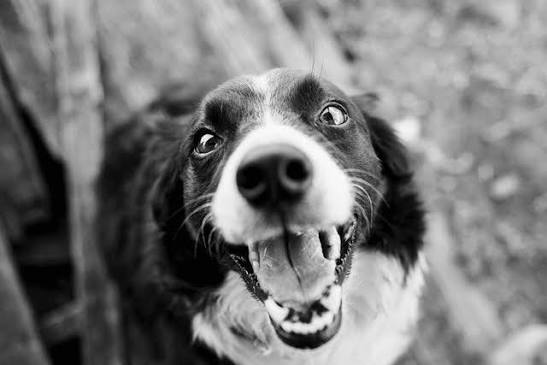
#> input picture IPP_PracticalFile2/clean_image.jpg, 547 x 365 px
$ jupyter execute Problem_2.ipynb   (older library calls are emulated)
#> lines starting #> are read from the running program, lines starting #| are printed output that depends on the picture
# IPP Practical File 2

Swanand Wirkar 20251051 BDA

## Problem Statement

Problem 2: Noise Sensitivity Experiment
Load a clean grayscale image, add Gaussian and salt-and-pepper noise, then apply Sobel and Laplacian. Evaluate noise sensitivity, edge clarity, and useful preprocessing.

[cell 1]
import cv2
import numpy as np
import matplotlib.pyplot as plt

image = cv2.imread("clean_image.jpg", cv2.IMREAD_GRAYSCALE)
#> image is the input picture: shape (365, 547); min 0, max 255, mean 120.7
if image is None:
    raise FileNotFoundError("Place a clean image named clean_image.jpg in the notebook folder.")
rng = np.random.default_rng(42)
gaussian = np.clip(image.astype(np.float32) + rng.normal(0, 20, image.shape), 0, 255).astype(np.uint8)
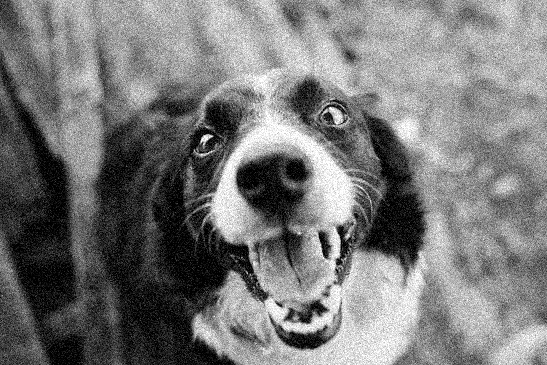
#> gaussian: shape (365, 547); min 0, max 255, mean 120.6
sp = image.copy(); r = rng.random(image.shape); sp[r < 0.02] = 0; sp[r > 0.98] = 255
#> after `sp[r > 0.98] = 255`:
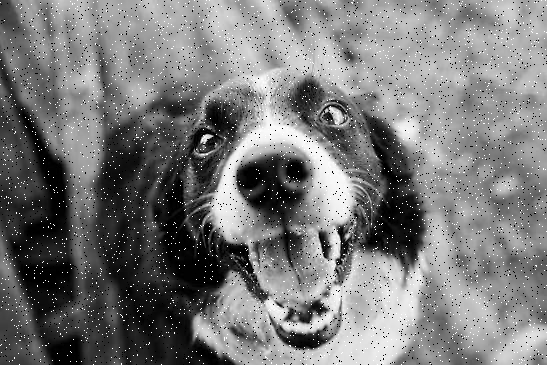
#> sp: shape (365, 547); min 0, max 255, mean 121

def edges(img, method):
    if method == "Sobel":
        gx = cv2.Sobel(img, cv2.CV_64F, 1, 0, ksize=3); gy = cv2.Sobel(img, cv2.CV_64F, 0, 1, ksize=3)
        return cv2.convertScaleAbs(cv2.magnitude(gx, gy))
    return cv2.convertScaleAbs(cv2.Laplacian(img, cv2.CV_64F, ksize=3))

samples = [("Clean", image), ("Gaussian noise", gaussian), ("Salt-and-pepper noise", sp)]
fig, ax = plt.subplots(3, 3, figsize=(12, 11))
for i, (name, img) in enumerate(samples):
    ax[i,0].imshow(img, cmap="gray"); ax[i,0].set_title(name)
    ax[i,1].imshow(edges(img, "Sobel"), cmap="gray"); ax[i,1].set_title("Sobel")
    ax[i,2].imshow(edges(img, "Laplacian"), cmap="gray"); ax[i,2].set_title("Laplacian")
#> this loop made 3 passes
#> name on passes 1 to 3: 'Clean', 'Gaussian noise', 'Salt-and-pepper noise'
#> pass 1, in edges, `gx = cv2.Sobel(img, cv2.CV_64F, 1, 0, ksize=3)`:
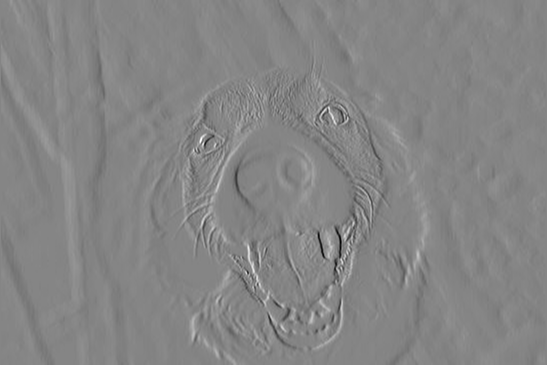
#> gx: shape (365, 547) float64; min -945, max 866, mean 1.1; drawn with min black and max white
#> pass 1, in edges, `gy = cv2.Sobel(img, cv2.CV_64F, 0, 1, ksize=3)`:
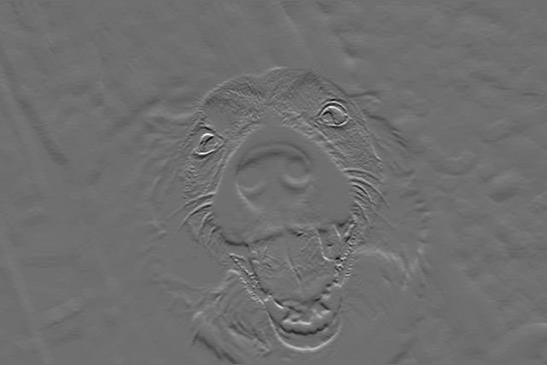
#> gy: shape (365, 547) float64; min -715, max 921, mean -1.1; drawn with min black and max white
for a in ax.ravel(): a.axis("off")
plt.tight_layout(); plt.show()
#> after `plt.tight_layout()`:
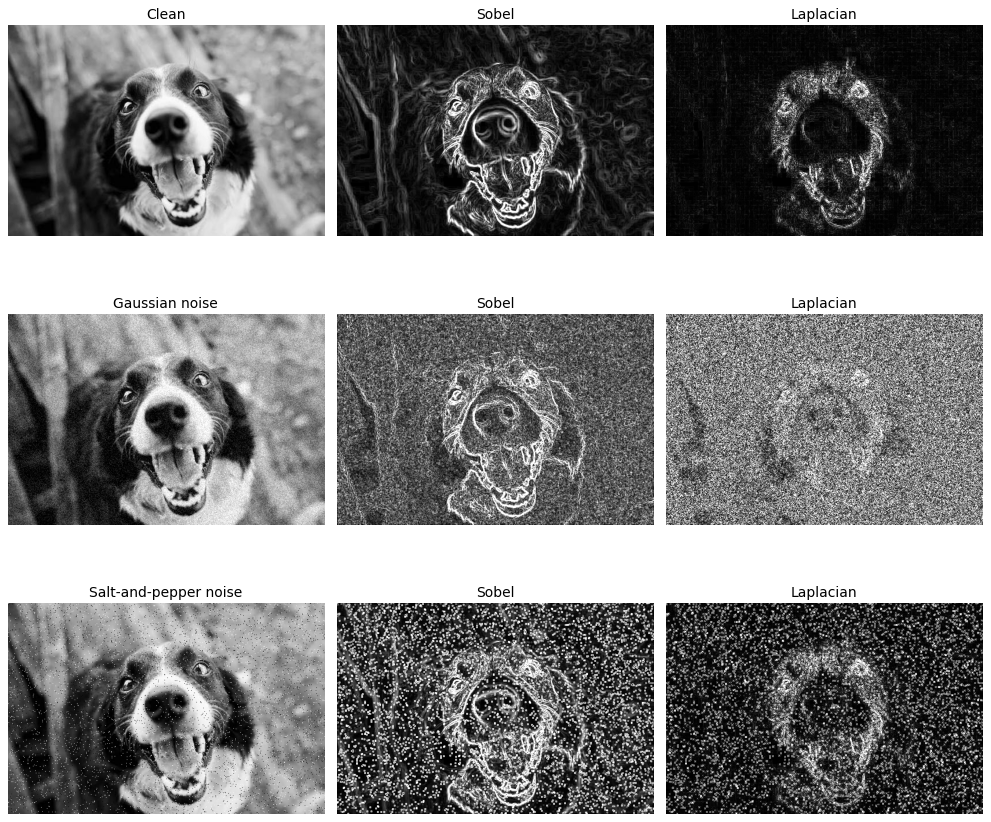
#> figure drawn by matplotlib, 9 panels
fig, ax = plt.subplots(2, 2, figsize=(10, 8))
ax[0,0].imshow(edges(cv2.GaussianBlur(gaussian,(5,5),1), "Sobel"), cmap="gray"); ax[0,0].set_title("Gaussian noise: blur + Sobel")
ax[0,1].imshow(edges(cv2.medianBlur(gaussian,3), "Laplacian"), cmap="gray"); ax[0,1].set_title("Gaussian noise: median + Laplacian")
#> in edges (call 8), `return cv2.convertScaleAbs(cv2.Laplacian(img, cv2.CV_64F, ksize=3))`:
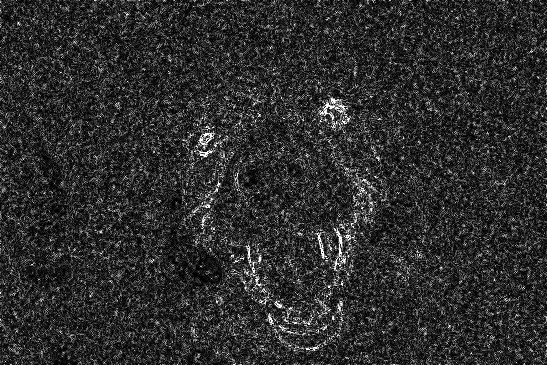
#> returned value: shape (365, 547); min 0, max 255, mean 45.5
ax[1,0].imshow(edges(cv2.GaussianBlur(sp,(5,5),1), "Sobel"), cmap="gray"); ax[1,0].set_title("Salt-pepper: blur + Sobel")
#> in edges (call 9), `gx = cv2.Sobel(img, cv2.CV_64F, 1, 0, ksize=3)`:
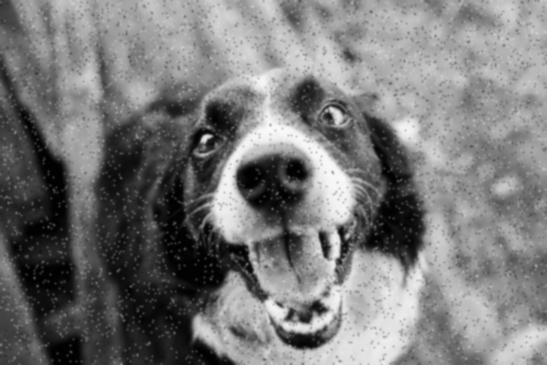
#> img: shape (365, 547); min 0, max 250, mean 121
#> in edges (call 9), `gy = cv2.Sobel(img, cv2.CV_64F, 0, 1, ksize=3)`:
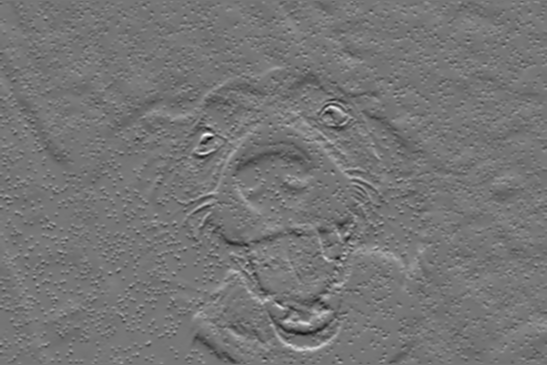
#> gy: shape (365, 547) float64; min -487, max 565, mean -1.1; drawn with min black and max white
#> in edges (call 9), `return cv2.convertScaleAbs(cv2.magnitude(gx, gy))`:
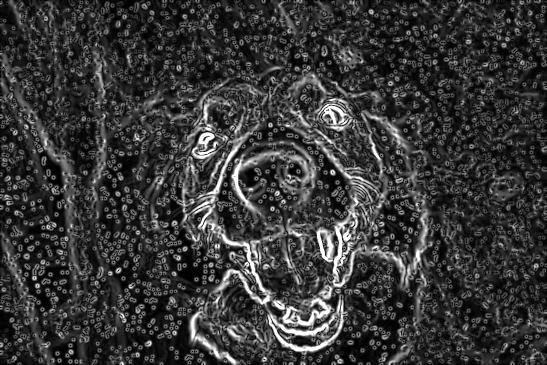
#> returned value: shape (365, 547); min 0, max 255, mean 56.3
ax[1,1].imshow(edges(cv2.medianBlur(sp,3), "Laplacian"), cmap="gray"); ax[1,1].set_title("Salt-pepper: median + Laplacian")
#> in edges (call 10), `return cv2.convertScaleAbs(cv2.Laplacian(img, cv2.CV_64F, ksize=3))`:
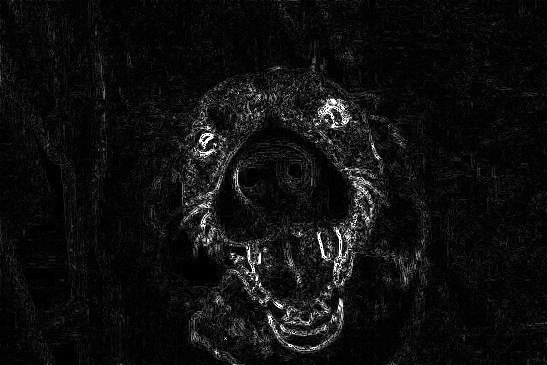
#> returned value: shape (365, 547); min 0, max 255, mean 15.1
for a in ax.ravel(): a.axis("off")
plt.tight_layout(); plt.show()
print("Laplacian usually amplifies noise more because it uses second derivatives. Noise adds false edge responses and reduces clarity. Gaussian blur is useful for Gaussian noise; median filtering is especially effective for salt-and-pepper noise. Filtering may also soften fine edges.")

$ run again, with IPP_PracticalFile2/natural_image.jpg copied over IPP_PracticalFile2/clean_image.jpg
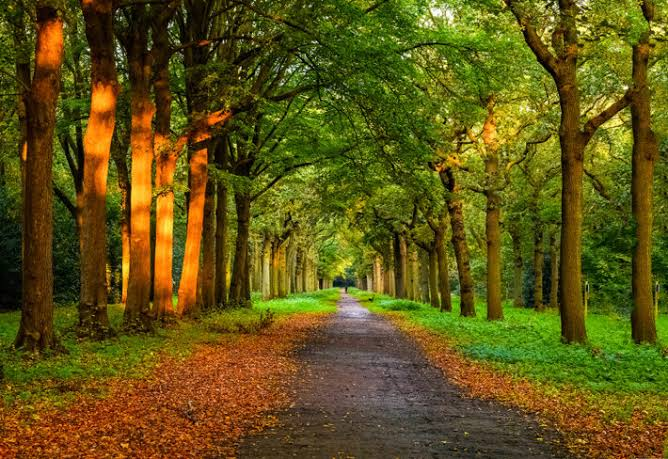
#> input picture IPP_PracticalFile2/natural_image.jpg, 668 x 459 px
#> the loop `for i, (name, img) in enumerate(samples):` made 3 passes
#> name on passes 1 to 3: 'Clean', 'Gaussian noise', 'Salt-and-pepper noise'
#> pass 1, in edges, `gy = cv2.Sobel(img, cv2.CV_64F, 0, 1, ksize=3)`:
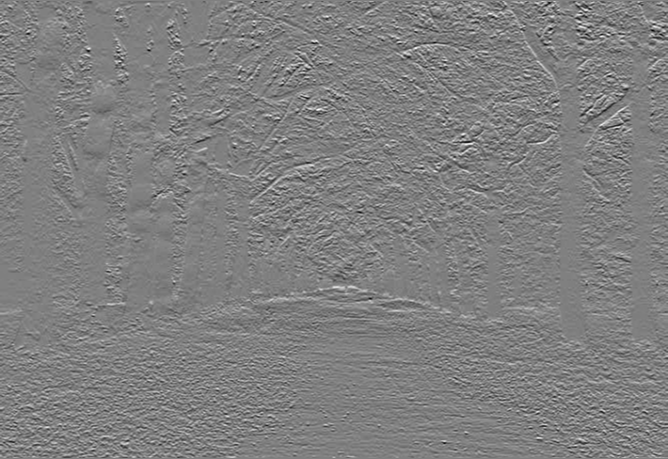
#> gy: shape (459, 668) float64; min -712, max 705, mean -0.2; drawn with min black and max white
#> in edges (call 10), `return cv2.convertScaleAbs(cv2.Laplacian(img, cv2.CV_64F, ksize=3))`:
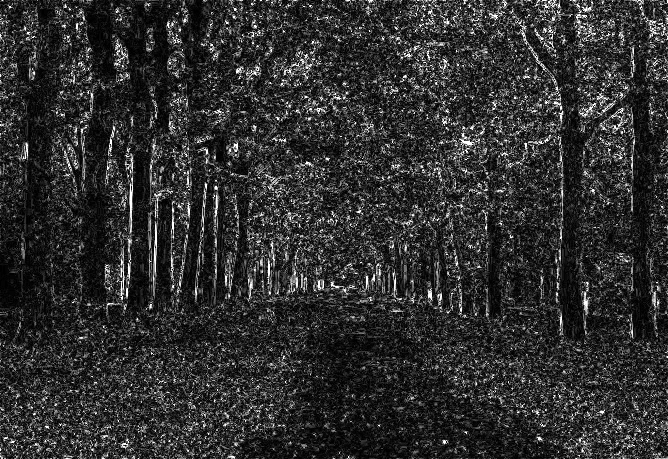
#> returned value: shape (459, 668); min 0, max 255, mean 47.4

$ run again, with IPP_PracticalFile2/plant_leaf_disease.jpg copied over IPP_PracticalFile2/clean_image.jpg
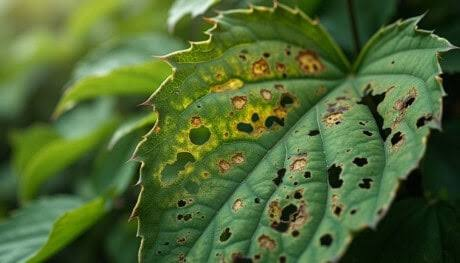
#> input picture IPP_PracticalFile2/plant_leaf_disease.jpg, 460 x 263 px
#> the loop `for i, (name, img) in enumerate(samples):` made 3 passes
#> name on passes 1 to 3: 'Clean', 'Gaussian noise', 'Salt-and-pepper noise'
#> in edges (call 10), `return cv2.convertScaleAbs(cv2.Laplacian(img, cv2.CV_64F, ksize=3))`:
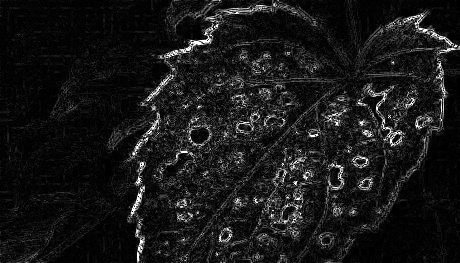
#> returned value: shape (263, 460); min 0, max 255, mean 24.2
